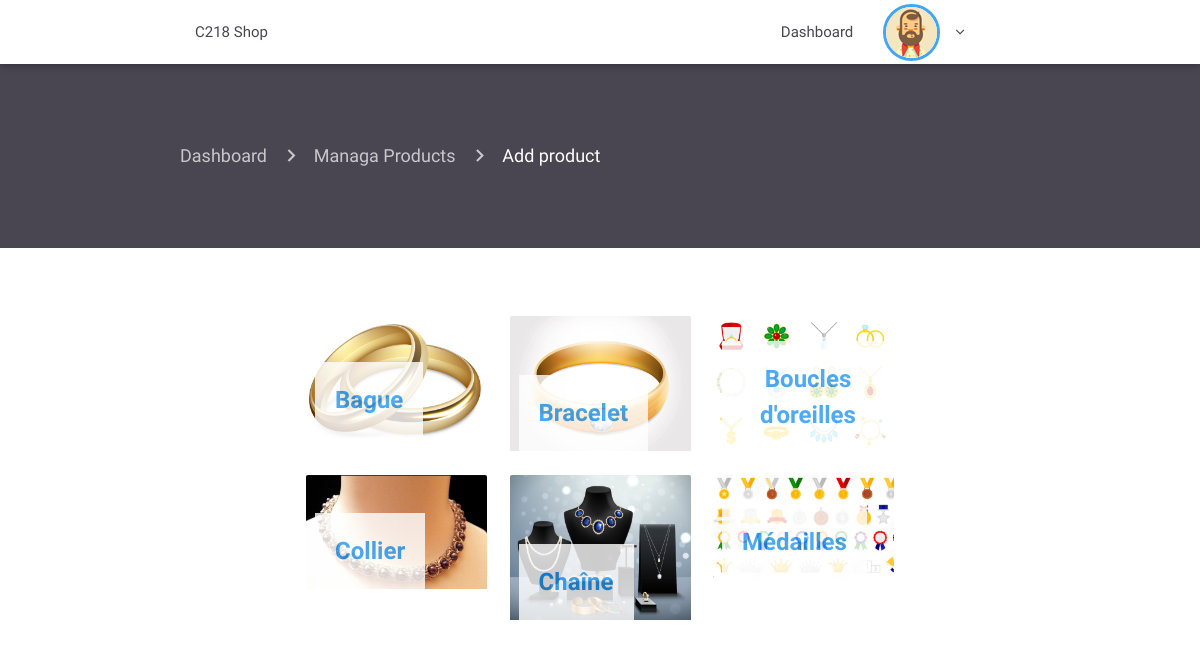
Screenshot of /admin/addproduct.php (signed in) with the database file from the repository.
### tables this page shows
CREATE TABLE `category` (
  `id` int(11) NOT NULL,
  `name` varchar(1000) NOT NULL,
  `icon` varchar(1000) NOT NULL
);

### admin/addproduct.php (the view, shortened to what this page needs)
<?php
if (!isset($_SESSION['id'])) {
    header('Location: ../sign.php');
} else {
    require 'includes/header.php';
    require 'includes/navconnected.php';
}
?>
<div class="container-fluid product-page">
    <div class="container current-page">
        <nav>
            <div class="nav-wrapper">
                <div class="col s12">
                    <a href="index.php" class="breadcrumb">Dashboard</a>
                    <a href="infoproduct.php" class="breadcrumb">Managa Products</a>
                    <a href="addproduct.php" class="breadcrumb">Add product</a>
                </div>
            </div>
        </nav>
    </div>
</div>
<div class="container addproduct">
    <div class="container">
        <div class="row">
            <?php
            include '../db.php';
            $querycategory = "SELECT id, name, icon  FROM category";
            $total = $connection->query($querycategory);
            if ($total->num_rows > 0) {
                while ($rowcategory = $total->fetch_assoc()) {
                    $id_category = $rowcategory['id'];
                    $name_category = $rowcategory['name'];
                    $icon_category = $rowcategory['icon'];
                    ?>
                    <div class="col s12 m4">
                        <div class="card hoverable animated slideInUp wow">
                            <div class="card-image">
                                <a href="addp.php?id=<?= $id_category; ?>&category=<?= $name_category; ?>&icon=<?= $icon_category; ?>">
                                    <img src="src/img/<?= $icon_category; ?>.png" alt=""></a>
                                <span class="card-title blue-text"><?= $name_category; ?></span>
                            </div>
                        </div>
                    </div>
                <?php }
            } ?>
        </div>
    </div>
</div>
<?php require 'includes/footer.php'; ?>

### admin/src/css/style.css (style rules this page uses)
.product-page { padding-top: 60px; padding-bottom: 60px; background-color: #494551; }
.product-page nav { background: none; box-shadow: none; }
.addproduct { padding-top: 60px; }
.addproduct .card { box-shadow: none; }
.card .card-image span.card-title { font-weight: bolder; background: white; opacity: 0.8; text-align: center; margin-left: 5%; }

### rows the page displays
category: name "Bague"
category: name "Bracelet"
category: name "Boucles d'oreilles"
category: name "Collier"
category: name "Chaîne"
category: name "Médailles"
